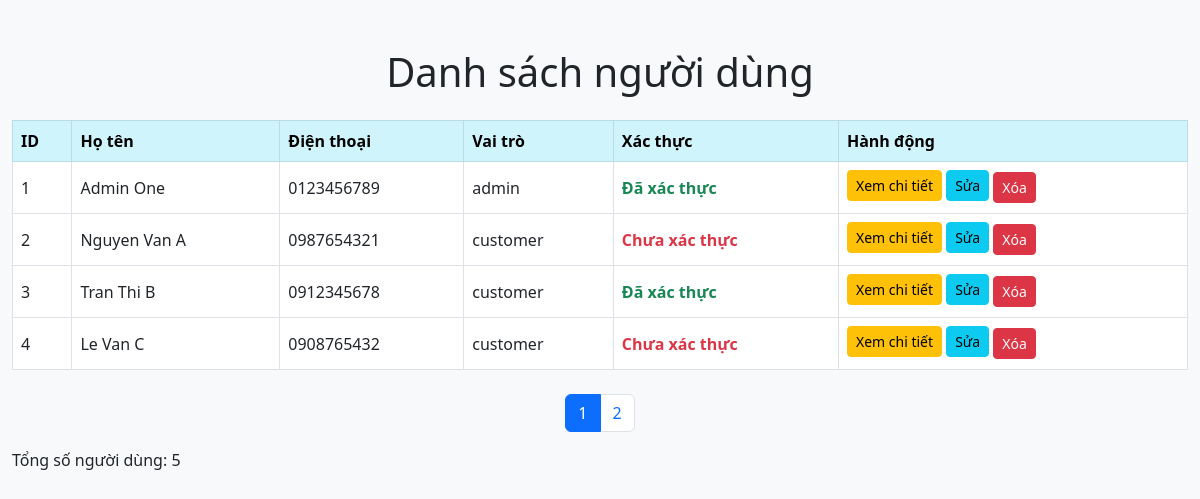
The page /index.php?controller=UserAdmin&action=index on the database its author committed.
### tables this page shows
CREATE TABLE `users` (
  `id` int(11) NOT NULL,
  `username` varchar(50) NOT NULL,
  `password` varchar(255) NOT NULL,
  `email` varchar(100) NOT NULL,
  `full_name` varchar(100) DEFAULT NULL,
  `phone` varchar(20) DEFAULT NULL,
  `address` varchar(255) DEFAULT NULL,
  `role` enum('admin','customer') DEFAULT 'customer',
  `created_at` timestamp NOT NULL DEFAULT current_timestamp(),
  `updated_at` timestamp NOT NULL DEFAULT current_timestamp() ON UPDATE current_timestamp(),
  `is_verified` tinyint(1) DEFAULT 0
);

### controllers/UserAdminController.php (called while the page is built, shortened)
<?php
require_once './models/User.php';
class UserAdminController
{
    public function index()
    {
        $user = new User();
        $page = isset($_GET['page']) ? (int) $_GET['page'] : 1;
        $limit = 4;
        $offset = ($page - 1) * $limit;
        $users = $user->getPaginated($limit, $offset);
        $totalUsers = $user->countUsers();
        $totalPages = ceil($totalUsers / $limit);
        require_once './views/admin/user_list.php';
    }
}
?>

### models/User.php (called while the page is built, shortened)
<?php
require_once __DIR__ . '/../config/Database.php';
class User
{
    private $conn;
    public function __construct()
    {
        $db = new Database();
        $this->conn = $db->connect();
    }
    public function getPaginated($limit, $offset)
    {
        $stmt = $this->conn->prepare("SELECT * FROM users LIMIT :limit OFFSET :offset");
        $stmt->bindParam(':limit', $limit, PDO::PARAM_INT);
        $stmt->bindParam(':offset', $offset, PDO::PARAM_INT);
        $stmt->execute();
        $dataList = $stmt->fetchAll(PDO::FETCH_ASSOC);
        $users = [];
        foreach ($dataList as $data) {
            $user = new User();
            foreach ($data as $key => $value) {
                $user->$key = $value;
            }
            $users[] = $user;
        }
        return $users;
    }
    public function countUsers()
    {
        $stmt = $this->conn->query("SELECT COUNT(*) FROM users");
        return $stmt->fetchColumn();
    }
}

### config/Database.php (called while the page is built, shortened)
<?php
class Database {
    private $host = "localhost";
    private $db_name = "db_porsche_php";
    private $username = "root";
    private $password = "";
    private $port = 3306;
    public function connect() {
        $this->conn = null;
        try {
            $dsn = "mysql:host={$this->host};port={$this->port};dbname={$this->db_name};charset=utf8";
            $this->conn = new PDO($dsn, $this->username, $this->password);
            $this->conn->setAttribute(PDO::ATTR_ERRMODE, PDO::ERRMODE_EXCEPTION);
        } catch(PDOException $e) {
            echo "Kết nối thất bại: " . $e->getMessage();
            exit;
        }
        return $this->conn;
    }
}
?>

### views/admin/user_list.php (the view, shortened to what this page needs)
<!DOCTYPE html>
<html lang="vi">
<head>
    <link href="https://cdn.jsdelivr.net/npm/bootstrap@5.3.0/dist/css/bootstrap.min.css" rel="stylesheet">
    <link href="https://cdn.jsdelivr.net/npm/bootstrap-icons@1.10.5/font/bootstrap-icons.css" rel="stylesheet">
</head>
<body class="bg-light">
    <div class="container-fluid py-5">
        <h1 class="text-center mb-4">Danh sách người dùng</h1>
        <table class="table table-bordered table-hover align-middle">
            <thead class="table-info">
                <tr>
                    <th>ID</th>
                    <th>Họ tên</th>
                    <th>Điện thoại</th>
                    <th>Vai trò</th>
                    <th>Xác thực</th>
                    <th>Hành động</th>
                </tr>
            </thead>
            <tbody>
                <?php if (!empty($users)): ?>
                    <?php foreach ($users as $user): ?>
                        <tr>
                            <td><?= htmlspecialchars($user->id) ?></td>
                            <td><?= htmlspecialchars($user->full_name) ?></td>
                            <td><?= htmlspecialchars($user->phone) ?></td>
                            <td><?= htmlspecialchars($user->role) ?></td>
                            <td>
                                <?= $user->is_verified ? '<span class="text-success fw-bold">Đã xác thực</span>' : '<span class="text-danger fw-bold">Chưa xác thực</span>' ?>
                            </td>
                            <td>
                                <a href="index.php?controller=UserAdmin&action=detail&id=<?= $user->id ?>"
                                    class="btn btn-sm btn-warning mb-1">Xem chi tiết</a>
                                <a href="index.php?controller=UserAdmin&action=update&id=<?= $user->id ?>"
                                    class="btn btn-sm btn-info mb-1">Sửa</a>
                                <a href="index.php?controller=UserAdmin&action=delete&id=<?= $user->id ?>"
                                    class="btn btn-sm btn-danger"
                                    onclick="return confirm('Bạn có chắc muốn xóa người dùng này?')">Xóa</a>
                            </td>
                        </tr>
                    <?php endforeach; ?>
                <?php else: ?>
                    <tr>
                        <td colspan="11" class="text-center text-muted">Không có người dùng nào trong cơ sở dữ liệu.</td>
                    </tr>
                <?php endif; ?>
            </tbody>
        </table>
        <?php if ($totalPages > 1): ?>
            <nav class="mt-4">
                <ul class="pagination justify-content-center">
                    <?php for ($i = 1; $i <= $totalPages; $i++): ?>
                        <li class="page-item <?= ($i == $page) ? 'active' : '' ?>">
                            <a class="page-link" href="index.php?controller=UserAdmin&action=index&page=<?= $i ?>">
                                <?= $i ?>
                            </a>
                        </li>
                    <?php endfor; ?>
                </ul>
            </nav>
        <?php endif; ?>
        <p>Tổng số người dùng: <?= $totalUsers ?></p>
    </div>
</body>
</html>

### rows shown on the page
users: id "1", full_name "Admin One", phone "0123456789", role "admin", is_verified "Đã xác thực"
users: id "2", full_name "Nguyen Van A", phone "0987654321", role "customer", is_verified "Chưa xác thực"
users: id "3", full_name "Tran Thi B", phone "0912345678", role "customer", is_verified "Đã xác thực"
users: id "4", full_name "Le Van C", phone "0908765432", role "customer", is_verified "Chưa xác thực"

### other values the page prints
$totalUsers "5"
